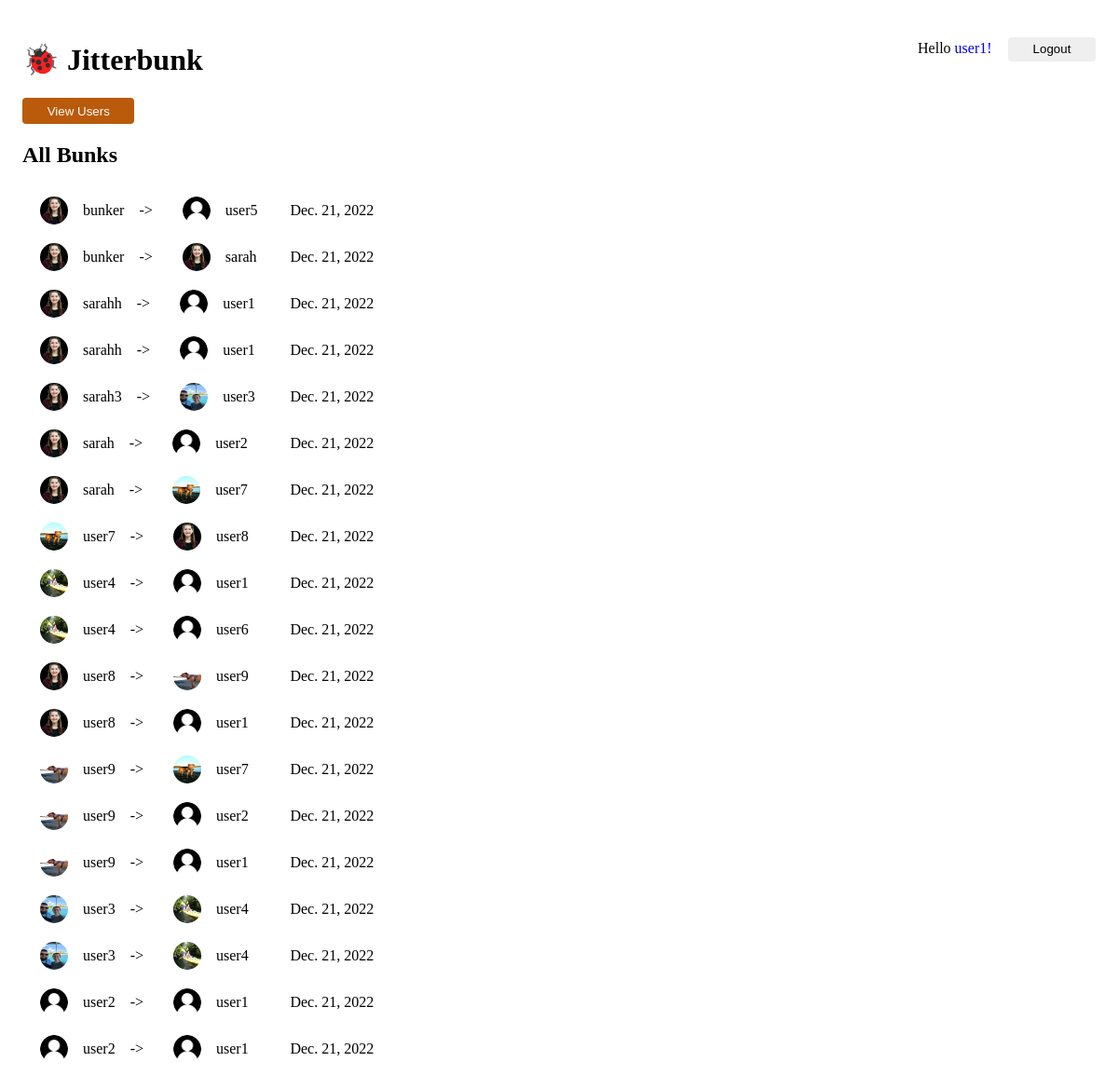
The page /bunks (signed in) on the database its author committed.
### jitter/models.py (models this page shows, shortened)
class Bunk(models.Model):
	from_user = models.ForeignKey(JitterbunkUser, on_delete=models.SET_NULL, related_name="bunks_sent", null=True)
	to_user = models.ForeignKey(JitterbunkUser, on_delete=models.SET_NULL, related_name="bunks_recieved", null=True)
	time = models.DateTimeField('bunk time')

class JitterbunkUser(models.Model):
	photo = models.ImageField(upload_to="photos")
	user = models.OneToOneField(User, on_delete=models.CASCADE)
	def __str__(self):
		return self.user.username

### jitter/views.py (the view)
# urls.py: path('bunks', views.BunkView.as_view(), name='all_bunks'),
class BunkView(generic.ListView):
    template_name = 'jitter/all_bunks.html'
    context_object_name = 'bunk_list'
    def get_queryset(self):
        return Bunk.objects.all().order_by('-time')

### jitter/templates/jitter/all_bunks.html
{% load static %}
<link rel="stylesheet" type="text/css" href="{% static 'jitter/style.css' %}">
{% include "jitter/header.html" %}
<nav>
	<button onclick="location.href='{% url 'jitter:users' %}'"> View Users </button>
</nav>
<h2> All Bunks </h2>
{% include "jitter/bunk_list.html" %}

### jitter/templates/jitter/header.html (shortened to what this page needs)
{% load static %}
<link rel="stylesheet" type="text/css" href="{% static 'jitter/style.css' %}">
<header>
	<h1>
		&#128030; Jitterbunk
	</h1>
    {% if request.user.is_authenticated%}
    	<p>
    		Hello
    		<a href="{% url 'jitter:user_page' request.user.id %}" >
    			{{ request.user.username }}!
    		</a>
    		<a href="{% url 'jitter:logout' %}">
    			<button class="logout-button"> Logout </button>
    		</a>
    	</p>
    {% endif %}
</header>

### jitter/templates/jitter/bunk_list.html
{% load static %}
<link rel="stylesheet" type="text/css" href="{% static 'jitter/style.css' %}">
{% if bunk_list %}
	<table>
	{% for bunk in bunk_list %}
	<tr>
		<td>
			<div class="bunk">
				{% include "jitter/user.html" with user=bunk.from_user%}
				<span class="arrow"> -> </span>
				{% include "jitter/user.html" with user=bunk.to_user%}
			</div>
		</td>
		<td class="bunk-time">
			{{ bunk.time.date }}
		</td>
	</tr>
	{% endfor %}
	</table>
{% else %}
	<p> No bunks. </p>
{% endif %}

### jitter/templates/jitter/user.html
{% load static %}
<link rel="stylesheet" type="text/css" href="{% static 'jitter/style.css' %}">
<a href="{% url 'jitter:user_page' user.id %}" class="user-info">
	{% if user.photo %}
		<img class="user-photo" src="{{user.photo.url}}"/>
	{% else %}
		<img class="user-photo" src="{% static 'jitter/images/default.png' %}"/>
	{% endif %}
	{{ user }}
</a>

### jitter/static/jitter/style.css (style rules this page uses)
.user-photo { max-height: 30px; max-width: 30px; min-height: 30px; min-width: 30px; object-fit: fill; border-radius: 50%; margin: 0.5em 1em; }
.user-info { text-decoration: none; color: black; display: flex; align-items: center; }
.bunk { display: inline-flex; align-items: center; }
.bunk-time { padding-left: 2em; }
header button { border: none; border-radius: .3em; padding: .4em 2em; margin-left: 1em; }
.arrow { margin: .5em 1em; }
a { text-decoration: none; }
nav button { background-color: #ba5a0b; color: white; border: none; border-radius: .3em; padding: .5em 2em; }
header { display: inline-flex; align-items: top; justify-content: space-between; width: 100%; }

### rows shown on the page
Bunk: photo (picture), time "Dec. 21, 2022"
JitterbunkUser: user.username "bunker"
JitterbunkUser: user.username "user5"
Bunk: photo (picture), time "Dec. 21, 2022"
JitterbunkUser: user.username "sarah"
Bunk: photo (picture), time "Dec. 21, 2022"
JitterbunkUser: user.username "sarahh"
JitterbunkUser: user.username "user1"
Bunk: photo (picture), time "Dec. 21, 2022"
Bunk: photo (picture), time "Dec. 21, 2022"
JitterbunkUser: user.username "sarah3"
JitterbunkUser: user.username "user3"
Bunk: photo (picture), time "Dec. 21, 2022"
JitterbunkUser: user.username "user2"
Bunk: photo (picture), time "Dec. 21, 2022"
JitterbunkUser: user.username "user7"
Bunk: photo (picture), time "Dec. 21, 2022"
JitterbunkUser: user.username "user8"
Bunk: photo (picture), time "Dec. 21, 2022"
JitterbunkUser: user.username "user4"
Bunk: photo (picture), time "Dec. 21, 2022"
JitterbunkUser: user.username "user6"
Bunk: photo (picture), time "Dec. 21, 2022"
JitterbunkUser: user.username "user9"
Bunk: photo (picture), time "Dec. 21, 2022"
Bunk: photo (picture), time "Dec. 21, 2022"
Bunk: photo (picture), time "Dec. 21, 2022"
Bunk: photo (picture), time "Dec. 21, 2022"
Bunk: photo (picture), time "Dec. 21, 2022"
Bunk: photo (picture), time "Dec. 21, 2022"
Bunk: time "Dec. 21, 2022"
Bunk: time "Dec. 21, 2022"

### other values the page prints
{{ request.user.username }} "user1"
